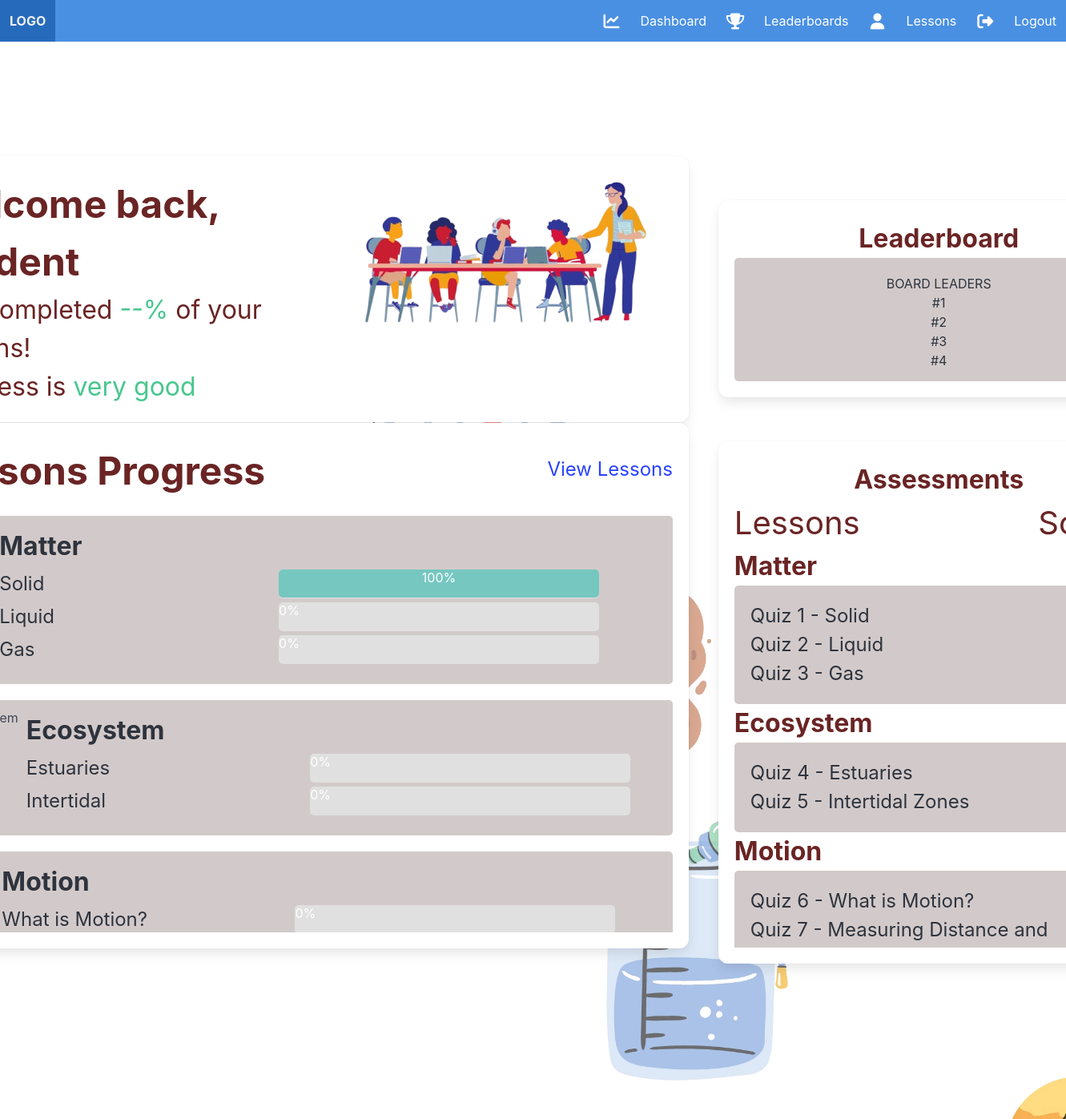
The page /student/studentdashBoard.php (signed in) on the database its author committed.
### tables this page shows
CREATE TABLE `tbl_quiz_scores` (
  `id` int(11) NOT NULL,
  `student_id` int(11) NOT NULL,
  `quiz_id` int(11) NOT NULL,
  `lesson` varchar(255) NOT NULL,
  `score` int(11) NOT NULL,
  `date_taken` datetime NOT NULL
);

### student/studentdashBoard.php (the view, shortened to what this page needs)
<?php
include_once('./includes/board.php');
include_once('../admin/includes/dbCon.php');
$id = $_SESSION["id"];
$scores = [];
$query = "SELECT lesson, quiz_id, score FROM tbl_quiz_scores WHERE student_id = ?";
$stmt = $conn->prepare($query);
$stmt->bind_param("i", $id);
$stmt->execute();
$result = $stmt->get_result();
while ($row = $result->fetch_assoc()) {
    $scores[] = $row;
}
$quizMapping = [
    1 => 'Solid',
    2 => 'Liquid',
    3 => 'Gas',
    4 => 'Estuaries',
    5 => 'Intertidal',
    6 => 'What is Motion?',
    7 => 'Measuring Distance/Time',
    8 => 'Weathering and Soil Formation',
    9 => 'Effects of Soil Erosion'
];
?>
<section class="hero is-fullheight">
    <div class="hero-body">
        <div class="container">
            <div class="columns is-vcentered">
                <div class="column is-full-mobile is-four-fifths-tablet">
                    <div class="box dash has-shadow first-box">
                        <img class="aas" style="float: right;" src="../image/teach.png" alt="teach1">
                        <p class="has-text-primary is-size-1 has-text-left mt-1 has-text-weight-bold">Welcome back, Student</p>
                        <p class="has-text-primary is-size-3 has-text-left"> You completed <span class="has-text-success">--%</span> of your lessons!</p>
                        <p class="has-text-primary is-size-3 has-text-left">Progress is <span class="has-text-success">very good</span></p>
                    </div>
                </div>
                <div class="column is-full-mobile is-two-fifths-tablet mt-5">
                    <div class="box dash has-shadow second-box has-text-centered">
                        <p class="has-text-primary is-size-3 mt-1 has-text-weight-bold">Leaderboard</p>
                        <div class="small-box">
                <p class="has-text-dark">BOARD LEADERS</p>
                <div class="scrollable-container3">
                <p class="has-text-dark">#1</p>
                <p class="has-text-dark">#2</p>
                <p class="has-text-dark">#3</p>
                <p class="has-text-dark">#4</p>
</div>
            </div>
                    </div>
                </div>
            </div>
            <div class="columns is-vcentered">
    <div class="column is-full-mobile is-four-fifths-tablet third-box-container">
        <div class="box dash has-shadow has-text-left third-box">
            <div class="flex-container">
                <p class="has-text-primary is-size-1 mt-1 has-text-weight-bold">Lessons Progress</p>
                <a href="studentWelcome.php" class="is-size-4">View Lessons</a>
            </div>
            <div class="scrollable-container">
                <div class="small-box2">
                    <div class="flex-container2">
                        <div class="text-container">
                            <p class="subtitle is-size-3 has-text-dark has-text-left secondary-font has-text-weight-bold mt-2">Matter</p>
                            <div class="flex-container3">
                                <?php
                                for ($i = 1; $i <= 3; $i++) {
                                    $progress = '0%';
                                    foreach ($scores as $score) {
                                        if ($score['quiz_id'] == $i) {
                                            $progress = '100%';
                                            break;
                                        }
                                    }
                                    echo "<div class='lesson-item'>
                                        <div class='has-text-dark has-text-left is-size-4'>{$quizMapping[$i]}</div>
                                        <div class='progress-container1'>
                                            <div class='progress-bar' style='width: {$progress};'>{$progress}</div>
                                        </div>
                                    </div>";
                                }
                                ?>
                            </div>
                        </div>
                    </div>
                </div>
                <div class="small-box2">
                    <div class="flex-container2">
                        <img src="../image/ecosystemTopic1.gif" class="lessonImage" alt="Ecosystem">
                        <div class="text-container">
                            <p class="subtitle is-size-3 has-text-dark has-text-left secondary-font has-text-weight-bold mt-2">Ecosystem</p>
                            <div class="flex-container3">
                                <?php
                                for ($i = 4; $i <= 5; $i++) {
                                    $progress = '0%';
                                    echo "<div class='lesson-item'>
                                        <div class='has-text-dark has-text-left is-size-4'>{$quizMapping[$i]}</div>
                                        <div class='progress-container2'>
                                            <div class='progress-bar' style='width: {$progress};'>{$progress}</div>
                                        </div>
                                    </div>";
                                }
                                ?>
                            </div>
                        </div>
                    </div>
                </div>
                <div class="small-box2">
                    <div class="flex-container2">
                        <div class="text-container">
                            <p class="subtitle is-size-3 has-text-dark has-text-left secondary-font has-text-weight-bold mt-2">Motion</p>
                            <div class="flex-container3">
                                <?php
                                for ($i = 6; $i <= 7; $i++) {
                                    $progress = '0%';
                                    echo "<div class='lesson-item'>
                                        <div class='has-text-dark has-text-left is-size-4'>{$quizMapping[$i]}</div>
                                        <div class='progress-container3'>
                                            <div class='progress-bar' style='width: {$progress};'>{$progress}</div>
                                        </div>
                                    </div>";
                                }
                                ?>
                            </div>
                        </div>
                    </div>
                </div>
            </div>
        </div>
    </div>
    <div class="column is-full-mobile is-two-fifths-tablet fourth-box-container">
        <div class="box dash has-shadow has-text-centered fourth-box">
            <p class="has-text-primary is-size-3 mt-1 has-text-weight-bold">Assessments</p>
            <div class="flex-container">
                <p class="has-text-primary has-text-left is-size-2">Lessons</p>
                <p class="has-text-primary has-text-left is-size-2">Scores</p>
            </div>
            <div class="scrollable-container2">
                <?php
                $groupedScores = [];
                foreach ($scores as $score) {
                    $groupedScores[$score['lesson']][] = $score;
                }
                $allQuizzes = [
                    ['lesson' => 'Matter', 'quiz_id' => 1, 'lesson_name' => 'Solid'],
                    ['lesson' => 'Matter', 'quiz_id' => 2, 'lesson_name' => 'Liquid'],
                    ['lesson' => 'Matter', 'quiz_id' => 3, 'lesson_name' => 'Gas'],
                    ['lesson' => 'Ecosystem', 'quiz_id' => 4, 'lesson_name' => 'Estuaries'],
                    ['lesson' => 'Ecosystem', 'quiz_id' => 5, 'lesson_name' => 'Intertidal Zones'],
                    ['lesson' => 'Motion', 'quiz_id' => 6, 'lesson_name' => 'What is Motion?'],
                    ['lesson' => 'Motion', 'quiz_id' => 7, 'lesson_name' => 'Measuring Distance and Time'],
                    ['lesson' => 'Earth\'s Surface', 'quiz_id' => 8, 'lesson_name' => 'Weathering and Soil Formation'],
                    ['lesson' => 'Earth\'s Surface', 'quiz_id' => 9, 'lesson_name' => 'Effects of Soil Erosion'],
                ];
                $quizzesByLesson = [];
                foreach ($allQuizzes as $quiz) {
                    $quizzesByLesson[$quiz['lesson']][] = $quiz;
                }
                foreach ($quizzesByLesson as $lesson => $quizzes) {
                    echo "<p class='has-text-primary has-text-left is-size-3 has-text-weight-bold'>{$lesson}</p>";
                    echo "<div class='small-box3'>";
                    foreach ($quizzes as $quiz) {
                        $score = 'None';
                        if (isset($groupedScores[$lesson])) {
                            foreach ($groupedScores[$lesson] as $sc) {
                                if ($sc['quiz_id'] == $quiz['quiz_id']) {
                                    $score = $sc['score'] !== null ? "{$sc['score']}/10" : 'None';
                                    break;
                                }
                            }
                        }
                        echo "<div class='flex-container'>
                            <p class='has-text-dark has-text-left is-size-4'>Quiz {$quiz['quiz_id']} - {$quiz['lesson_name']}</p>
                            <p class='has-text-dark has-text-right is-size-4'>{$score}</p>
                        </div>";
                    }
                    echo "</div>";
                }
                ?>
            </div>
        </div>
    </div>
</div>

### student/includes/board.php (shortened to what this page needs)
<!DOCTYPE html>
<html lang="en" data-theme="light" >
<head>
    <link rel="stylesheet" href="./css/style.css">
    <link rel="stylesheet" href="https://cdnjs.cloudflare.com/ajax/libs/font-awesome/5.15.4/css/all.min.css">
    <link rel="stylesheet" href="https://cdn.jsdelivr.net/npm/bulma@1.0.1/css/bulma.min.css">
</head>
<body>
    <nav class="navbar is-fixed-top ">
        <div class="navbar-brand">
            <a class="navbar-item has-text-white has-text-weight-bold" href="#">
                LOGO
            </a>
        </div>
        <div class="navbar-menu">
            <div class="navbar-end">
                <a href="studentdashBoard.php" class="navbar-item has-text-white">
                    <span class="icon is-medium mr-2"><i class="fas fa-chart-line fa-lg"></i></span>
                    Dashboard
                </a>
                <a href="#.php" class="navbar-item has-text-white">
                    <span class="icon is-medium mr-2"><i class="fas fa-trophy fa-lg"></i></span>
                    Leaderboards
                </a>
                <a href="studentWelcome.php" class="navbar-item has-text-white">
                    <span class="icon is-medium mr-2"><i class="fas fa-user fa-lg"></i></span>
                    Lessons
                </a>
                <a href="#.php" class="navbar-item has-text-white">
                    <span class="icon is-medium mr-2"><i class="fas fa-sign-out-alt fa-lg"></i></span>
                    Logout
                </a>
            </div>
        </div>
    </nav>
    <div class="floating-container">
        <img src="../image/saturn.png" alt="saturn" class="drifting-img">
        <img src="../image/scope.png" alt="scope" class="drifting-img">
    </div>

### css/style.css (style rules this page uses)
:root { --fontMain: 'InriaSans-Regular'; --fontSec: 'InriaSans-Bold'; --color-text: #ffffff; --color-text2: #4682A9; --color-text3: #808080; --color-text4: #C5EBAA; --main-color: #F6F4EB; --secondary-color: #f9f8fc; --tertiary-color: #fffffe; --body:#F6F4EB; }
body { background-color: #ffffff; min-height: 100vh; background-size: cover; color: #ffffff; }

### student/includes/board.php (style rules this page uses)
:root { --bulma-primary-h: 0deg; --bulma-primary-s: 49%; --bulma-primary-l: 28%; --bulma-danger-h: 0deg; --bulma-danger-s: 81%; --bulma-danger-l: 53%; }
body { background-color: #ffffff; background-position: center; background-repeat: no-repeat; background-size: 100% 100%; min-height: 100vh; color: #ffffff; }
.floating-container { position: absolute; top: 0; left: 0; width: 100vw; height: 100vh; z-index: 0; overflow: hidden; }
.floating-container img { position: absolute; z-index: 0; opacity: 0.7; transition: transform 0.5s ease-in-out; }

### student/studentdashBoard.php (style rules this page uses)
.hero-body { position: relative; }
.navbar { background-color: #4A90E2 !important; }
.first-box { width: 90%; }
.second-box { width: 105%; margin-left: -18%; }
.third-box { width: 90%; }
.fourth-box { width: 105%; margin-left: -18%; }
.columns { margin-left: -18%; }
.third-box-container { margin-top: -3%; }
.small-box { background-color: #D2CACA; padding: 20px; border-radius: 5px; }
.small-box2 { background-color: #D2CACA; padding: 10px; margin-top: 20px; border-radius: 5px; }
.small-box3 { background-color: #D2CACA ; padding: 20px; border-radius: 5px; }
.flex-container { display: flex; justify-content: space-between; align-items: center; }
.flex-container2 { display: flex; align-items: flex-start; }
.text-container { margin-left: 10px; }
.flex-container3 { margin-top: -15px; display: flex; flex-direction: column; }
.lessonImage { max-width: 15%; height: auto; }
.scrollable-container { max-height: 540px; overflow-y: auto; overflow-x: hidden; }
.scrollable-container2 { max-height: 500px; overflow-y: auto; overflow-x: hidden; }
.scrollable-container3 { max-height: 90px; overflow-y: auto; overflow-x: hidden; }
.flex-container3 { display: flex; flex-direction: column; align-items: flex-start; margin-bottom: 10px; justify-content: space-between; }
.lesson-item { display: flex; justify-content: space-between; width: 100%; margin-bottom: 5px; }
.progress-container1 { width: 400px; background-color: #e0e0e0; border-radius: 5px; margin-left: 280px; }
.progress-container2 { width: 400px; background-color: #e0e0e0; border-radius: 5px; margin-left: 250px; }
.progress-container3 { width: 400px; background-color: #e0e0e0; border-radius: 5px; margin-left: 75px; }
.progress-bar { height: 35px; background-color: #76c7c0; text-align: center; color: white; line-height: 20px; border-radius: 5px; }

### rows shown on the page
tbl_quiz_scores: i "Solid", quiz "100%", quiz "1", lesson_name "Solid"

### other values the page prints
$quizMapping[$i] "Liquid"
$progress "0%"
$quizMapping[$i] "Gas"
$quizMapping[$i] "Estuaries"
$quizMapping[$i] "Intertidal"
$quizMapping[$i] "What is Motion?"
$lesson "Matter"
$quiz['quiz_id'] "2"
$quiz['lesson_name'] "Liquid"
$quiz['quiz_id'] "3"
$quiz['lesson_name'] "Gas"
$lesson "Ecosystem"
$quiz['quiz_id'] "4"
$quiz['lesson_name'] "Estuaries"
$quiz['quiz_id'] "5"
